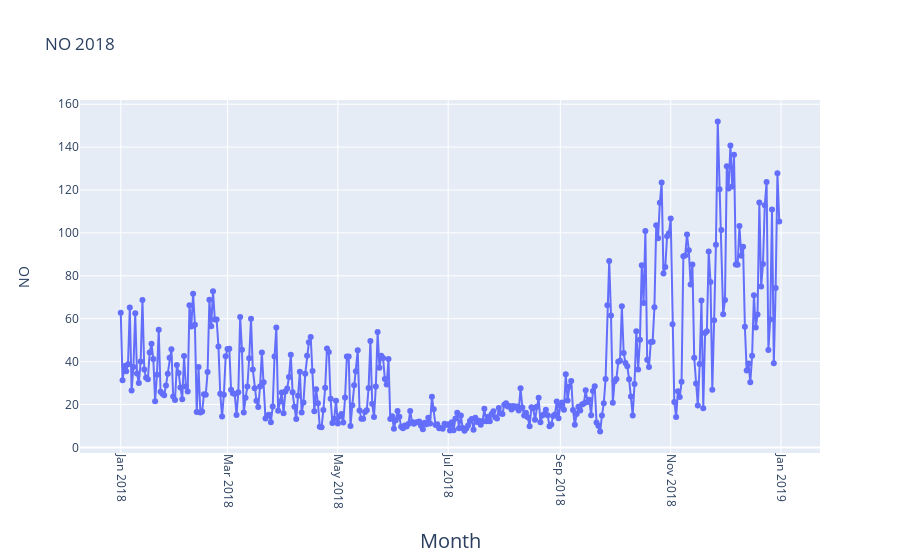

Source (notebook cell):
### Code cell
#2018
fig = go.Figure(go.Scatter(
    mode = "lines+markers",
    y = aqi_level_18.iloc[:,2],
    x = aqi_level_18.iloc[:,1]))
fig.update_xaxes(
        tickangle = 90,
        title_text = "Month",
        title_font = {"size": 20},
        title_standoff = 25)

fig.update_yaxes(
        title_text = "NO",
        title_standoff = 25)
fig.update_layout(title_text="NO 2018")

fig.show()

### Figure 1 — Plotly figure (JSON) as saved in the notebook; plotly's stock layout.template omitted (floating-point values rounded to 4 significant figures; data arrays with more than 128 entries replaced by an {"elided": "..."} marker saying what was removed)
{"data": [{"mode": "lines+markers", "type": "scatter", "x": {"elided": "365 str values"}, "y": {"elided": "365 float values"}}], "layout": {"title": {"text": "NO 2018"}, "xaxis": {"tickangle": 90, "title": {"font": {"size": 20}, "standoff": 25, "text": "Month"}}, "yaxis": {"title": {"standoff": 25, "text": "NO"}}}}
